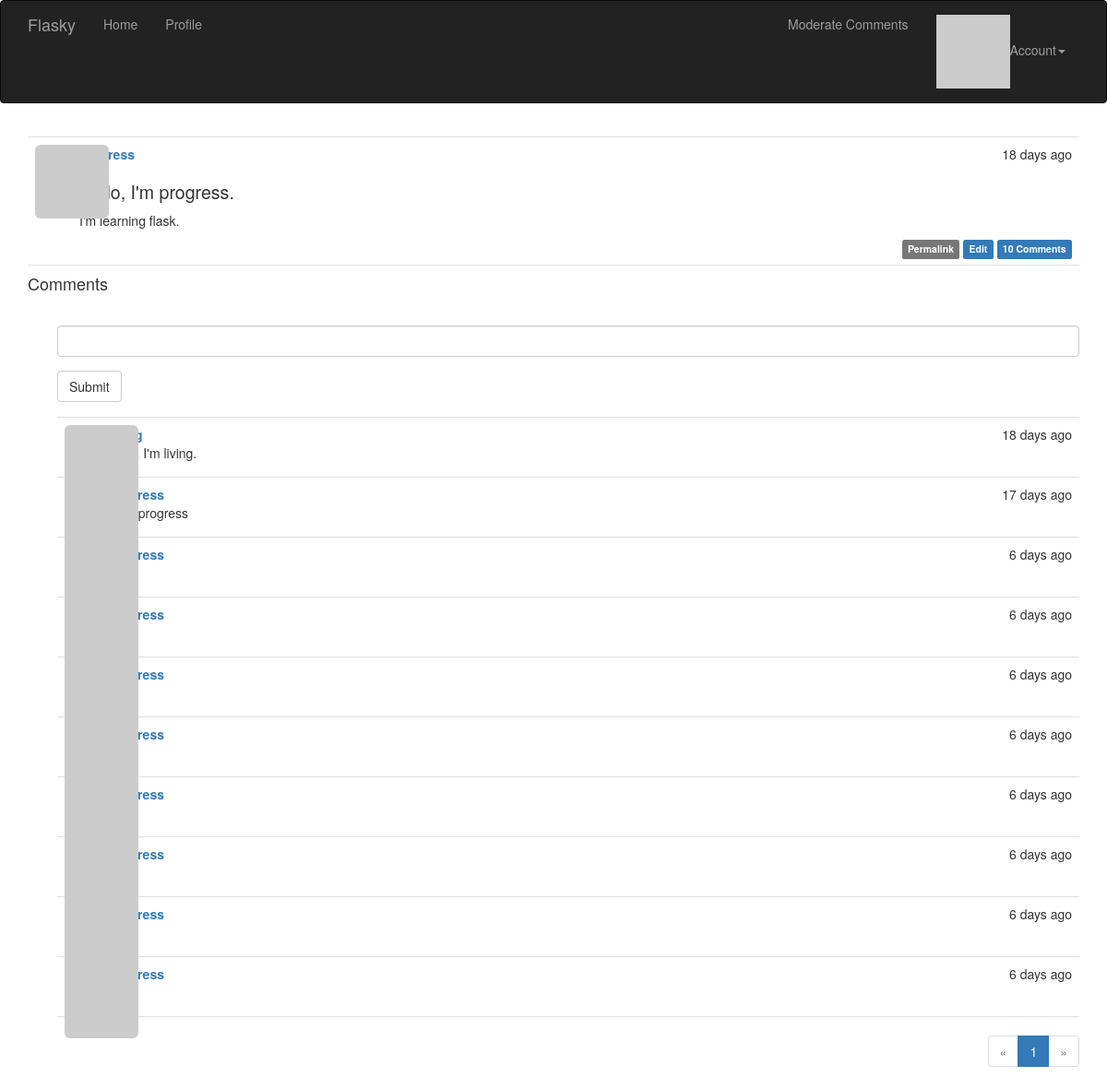
Page /post/1 (signed in) on the committed database.
### app/models.py (models this page shows, shortened)
class Post(db.Model):
    __tablename__ = "posts"
    id = db.Column(db.Integer, primary_key=True)
    body = db.Column(db.Text)
    body_html = db.Column(db.Text)
    timestamp = db.Column(db.DateTime, index=True, default=datetime.utcnow)
    author_id = db.Column(db.Integer, db.ForeignKey('users.id'))
    comments = db.relationship('Comment', backref='post', lazy='dynamic')
    '''@staticmethod
    def generate_fake(count=100):
        from random import seed, randint
        import forgery_py

        seed()
        user_count = User.query.count()
        for i in range(count):
            u = User.query.offset(randint(0, user_count - 1)).first()
            p = Post(body=forgery_py.lorem_ipsum.sentences(randint(1, 3)),
                timestamp=forgery_py.date.date(True),
                author=u)
            db.session.add(p)
            db.session.commit()'''

class Comment(db.Model):
    __tablename__ = 'comments'
    id = db.Column(db.Integer, primary_key=True)
    body = db.Column(db.Text)
    body_html = db.Column(db.Text)
    timestamp = db.Column(db.DateTime, index=True, default=datetime.utcnow)
    disabled = db.Column(db.Boolean)
    author_id = db.Column(db.Integer, db.ForeignKey('users.id'))
    post_id = db.Column(db.Integer, db.ForeignKey('posts.id'))

### app/main/views.py (the view)
@main.route('/post/<int:id>', methods=['GET', 'POST'])
def post(id):
    post = Post.query.get_or_404(id)
    form = CommentForm()
    if form.validate_on_submit():
        comment = Comment(body=form.body.data, post=post, author=current_user._get_current_object())
        db.session.add(comment)
        db.session.commit()
        flash('Your comment has been published.')
        return redirect(url_for('.post', id=post.id, page=-1))
    page = request.args.get('page', 1, type=int)
    if page == -1:
        page = (post.comments.count() -1) // current_app.config['FLASKY_COMMENTS_PER_PAGE'] + 1
    pagination = post.comments.order_by(Comment.timestamp.asc()).paginate(page,
        per_page=current_app.config['FLASKY_COMMENTS_PER_PAGE'], error_out=False)
    comments = pagination.items
    '''moderate = False
    if current_user.is_administrator() or post.author == current_user._get_current_object():
        moderate = True'''
    return render_template('post.html', posts=[post], form=form, comments=comments, pagination=pagination)#, moderate=moderate)

### app/main/forms.py
class CommentForm(Form):
    body = StringField('', validators=[Required()])
    submit = SubmitField('Submit')

### app/auth/views.py (called while the page is built)
@auth.before_app_request
def before_request():
    if current_user.is_authenticated:
        current_user.ping()
        if not current_user.confirmed and request.endpoint[:5] != 'auth.':
            return redirect(url_for('auth.unconfirmed'))

### app/main/__init__.py (called while the page is built)
@main.app_context_processor
def inject_permissions():
    return dict(Permission=Permission)

### app/main/views.py (called while the page is built)
@main.after_app_request
def after_request(response):
    for query in get_debug_queries():
        if query.duration >= current_app.config['FLASKY_SLOW_DB_QUERY_TIME']:
            current_app.logger.warning(
                'Slow query: %s\nParameters: %s\nDuration: %fs\nContext: %s\n' %
                (query.statement, query.parameters, query.duration, query.context))
    return response

### app/models.py (called while the page is built)
@login_manager.user_loader
def load_user(user_id):
    return User.query.get(int(user_id))

    def has_permission(self, perm):
        return self.permissions & perm == perm

    def gravatar(self, size=100, default='identicon', rating='g'):
        url = 'https://secure.gravatar.com/avatar'
        hash = self.avatar_hash or self.gravatar_hash()
        return '{url}/{hash}?s={size}&d={default}&r={rating}'.format(url=url, hash=hash, size=size, default=default, rating=rating)

    def can(self, perm):
        return self.role is not None and self.role.has_permission(perm)

    def ping(self):
        self.last_seen = datetime.utcnow()
        db.session.add(self)
        db.session.commit()

### app/templates/post.html (shortened to what this page needs)
{% extends "base.html" %}
{% import "bootstrap/wtf.html" as wtf %}
{% import "_macros.html" as macros %}
{% block page_content %}
{% include '_posts.html' %}
<h4 id="comments">Comments</h4>
{% if current_user.can(Permission.COMMENT) %}
<div class="comment-form">
    {{wtf.quick_form(form)}}
</div>
{% endif %}
{% include '_comments.html' %}
{% if pagination %}
<div class="pagination">
    {{macros.pagination_widget(pagination, '.post', fragment='#comments', id=posts[0].id)}}
</div>
{% endif %}
{% endblock %}

### app/templates/_posts.html
<ul class="posts">
{% for post in posts %}
<li class="post">
<div class="post-thumbnail">
<a href="{{url_for('.user', username=post.author.username)}}"><img class="img-rounded profile-thumbnail"
    src="{{post.author.gravatar(size=40)}}"></a>
</div>
<div class="post-content">
<div class="post-date">{{moment(post.timestamp).fromNow()}}</div>
<div class="post-author">
<a href="{{url_for('.user', username=post.author.username)}}">{{post.author.username}}</a>
</div>
<div class="post-body">
{% if post.body_html %}
{{post.body_html | safe}}
{% else %}
{{post.body}}
{% endif %}
</div>
<div class="post-footer">
<a href="{{url_for('.post', id=post.id)}}">
<span class="label label-default">Permalink</span>
</a>
{% if current_user == post.author %}
<a href="{{url_for('.edit', id=post.id)}}"><span class="label label-primary">Edit</span></a>
{% elif current_user.is_administrator() %}
<a href="{{url_for('.edit', id=post.id)}}"><span class="label label-danger">Edit [Admin]</span></a>
{% endif %}
<a href="{{url_for('.post', id=post.id)}}#comments"><span class="label label-primary">
{{post.comments.count()}} Comments</span>
</a>
</div>
</div>
</li>
{% endfor %}
</ul>

### app/templates/_comments.html (shortened to what this page needs)
<ul class="comments">
    {% for comment in comments %}
    <li class="comment">
        <div class="comment-thumbnail">
            <a href="{{ url_for('.user', username=comment.author.username) }}">
                <img class="img-rounded profile-thumbnail" src="{{ comment.author.gravatar(size=40) }}">
            </a>
        </div>
        <div class="comment-content">
            <div class="comment-date">{{ moment(comment.timestamp).fromNow() }}</div>
            <div class="comment-author"><a href="{{ url_for('.user', username=comment.author.username) }}">{{ comment.author.username }}</a></div>
            <div class="comment-body">
                {% if moderate or not comment.disabled %}
                    {% if comment.body_html %}
                        {{ comment.body_html | safe }}
                    {% else %}
                        {{ comment.body }}
                    {% endif %}
                {% endif %}
            </div>
        </div>
    </li>
    {% endfor %}
</ul>

### app/static/styles.css (style rules this page uses)
.profile-thumbnail { position: absolute; }
ul.posts { list-style-type: none; padding: 0px; margin: 16px 0px 0px 0px; border-top: 1px solid #e0e0e0; }
ul.posts li.post { padding: 8px; border-bottom: 1px solid #e0e0e0; }
div.post-date { float: right; }
div.post-author { font-weight: bold; }
div.post-thumbnail { position: absolute; }
div.post-content { margin-left: 48px; min-height: 48px; }
div.post-footer { text-align: right; }
ul.comments { list-style-type: none; padding: 0px; margin: 16px 0px 0px 0px; }
ul.comments li.comment { margin-left: 32px; padding: 8px; border-bottom: 1px solid #e0e0e0; }
ul.comments li.comment:nth-child(1) { border-top: 1px solid #e0e0e0; }
div.comment-date { float: right; }
div.comment-author { font-weight: bold; }
div.comment-thumbnail { position: absolute; }
div.comment-content { margin-left: 48px; min-height: 48px; }
div.comment-form { margin: 16px 0px 16px 32px; }
div.pagination { width: 100%; text-align: right; padding: 0px; margin: 0px; }
.post-body h1 { font-size: 140%; }

### rows in the picture
Post: timestamp "18 days ago", body_html "Hello, I'm progress. I'm learning flask.", comments.count "10"
Comment: timestamp "18 days ago", body_html "hello, I'm living."
Comment: timestamp "17 days ago", body_html "from progress"
Comment: timestamp "6 days ago"
Comment: timestamp "6 days ago"
Comment: timestamp "6 days ago"
Comment: timestamp "6 days ago"
Comment: timestamp "6 days ago"
Comment: timestamp "6 days ago"
Comment: timestamp "6 days ago"
Comment: timestamp "6 days ago"

### other values in the picture
{{ p }} "1"
